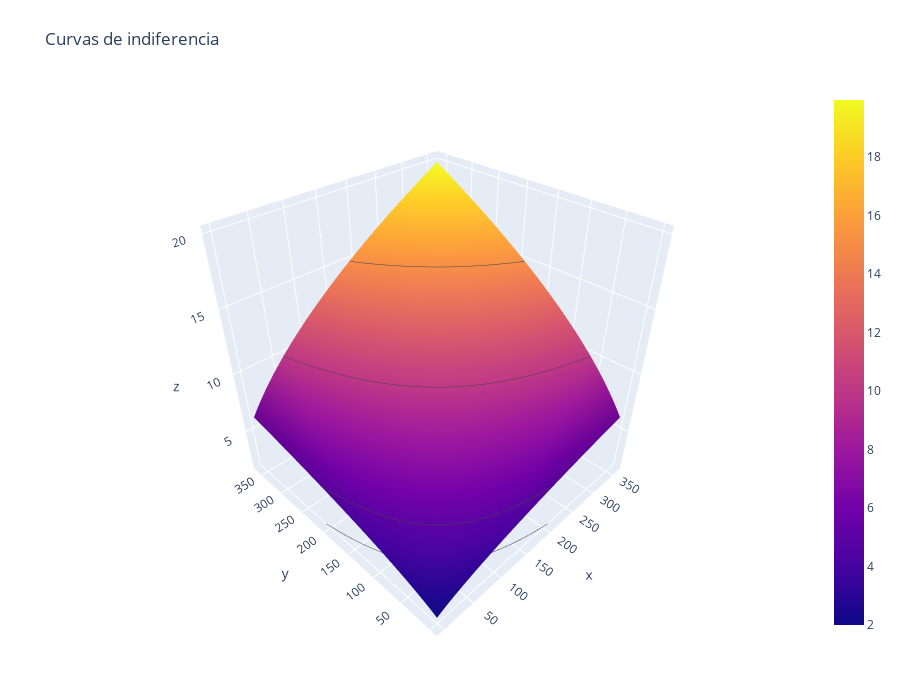

Notebook code cell kept with this figure:
### Code cell
fig = go.Figure(data=[go.Surface(z=Z)])
fig.update_traces(contours_z=dict(show=True, usecolormap=False,
                                  highlightcolor="white", project_z=True))
fig.update_layout(title='Curvas de indiferencia', autosize=False,
                  scene_camera_eye=dict(x=-1.3, y=-1.3, z=1.3),
                  width=900, height=700,
                  margin=dict(l=65, r=50, b=65, t=90)
)
fig.show()

### Figure 1 — Plotly figure (JSON) as saved in the notebook; plotly's stock layout.template omitted (floating-point values rounded to 4 significant figures; data arrays with more than 128 entries replaced by an {"elided": "..."} marker saying what was removed)
{"data": [{"contours": {"z": {"highlightcolor": "white", "project": {"z": true}, "show": true, "usecolormap": false}}, "type": "surface", "z": {"elided": "360x360 float values"}}], "layout": {"autosize": false, "height": 700, "margin": {"b": 65, "l": 65, "r": 50, "t": 90}, "scene": {"camera": {"eye": {"x": -1.3, "y": -1.3, "z": 1.3}}}, "title": {"text": "Curvas de indiferencia"}, "width": 900}}
